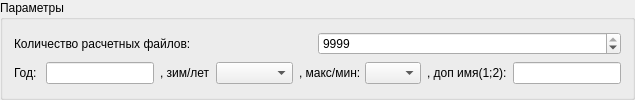
           <widget class="QGroupBox" name="GB_sel_file">
            <property name="minimumSize">
             <size>
              <width>0</width>
              <height>90</height>
             </size>
            </property>
            <property name="title">
             <string>Параметры</string>
            </property>
            <layout class="QVBoxLayout" name="verticalLayout_10">
             <item>
              <layout class="QHBoxLayout" name="horizontalLayout_23">
               <property name="spacing">
                <number>0</number>
               </property>
               <property name="sizeConstraint">
                <enum>QLayout::SetMinimumSize</enum>
               </property>
               <item>
                <widget class="QLabel" name="label_27">
                 <property name="text">
                  <string>Количество расчетных файлов:</string>
                 </property>
                </widget>
               </item>
               <item>
                <widget class="QSpinBox" name="D_count_file">
                 <property name="minimumSize">
                  <size>
                   <width>0</width>
                   <height>22</height>
                  </size>
                 </property>
                 <property name="maximum">
                  <number>9999</number>
                 </property>
                 <property name="value">
                  <number>9999</number>
                 </property>
                </widget>
               </item>
              </layout>
             </item>
             <item>
              <layout class="QHBoxLayout" name="horizontalLayout_5">
               <item>
                <widget class="QLabel" name="label_3">
                 <property name="minimumSize">
                  <size>
                   <width>26</width>
                   <height>22</height>
                  </size>
                 </property>
                 <property name="maximumSize">
                  <size>
                   <width>30</width>
                   <height>22</height>
                  </size>
                 </property>
                 <property name="text">
                  <string>Год:</string>
                 </property>
                </widget>
               </item>
               <item>
                <widget class="QLineEdit" name="condition_file_years">
                 <property name="minimumSize">
                  <size>
                   <width>0</width>
                   <height>22</height>
                  </size>
                 </property>
                 <property name="text">
                  <string/>
                 </property>
                </widget>
               </item>
               <item>
                <widget class="QLabel" name="label_4">
                 <property name="minimumSize">
                  <size>
                   <width>50</width>
                   <height>22</height>
                  </size>
                 </property>
                 <property name="maximumSize">
                  <size>
                   <width>30</width>
                   <height>22</height>
                  </size>
                 </property>
                 <property name="text">
                  <string>, зим/лет:</string>
                 </property>
                </widget>
               </item>
               <item>
                <widget class="QComboBox" name="condition_file_season">
                 <property name="minimumSize">
                  <size>
                   <width>0</width>
                   <height>22</height>
                  </size>
                 </property>
                 <item>
                  <property name="text">
                   <string/>
                  </property>
                 </item>
                 <item>
                  <property name="text">
                   <string>зим</string>
                  </property>
                 </item>
                 <item>
                  <property name="text">
                   <string>лет</string>
                  </property>
                 </item>
                 <item>
                  <property name="text">
                   <string>паводок</string>
                  </property>
                 </item>
                </widget>
               </item>
               <item>
                <widget class="QLabel" name="label_5">
                 <property name="minimumSize">
                  <size>
                   <width>60</width>
                   <height>22</height>
                  </size>
                 </property>
                 <property name="maximumSize">
                  <size>
                   <width>30</width>
                   <height>22</height>
                  </size>
                 </property>
                 <property name="text">
                  <string>, макс/мин:</string>
                 </property>
                </widget>
               </item>
               <item>
                <widget class="QComboBox" name="condition_file_max_min">
                 <property name="minimumSize">
                  <size>
                   <width>0</width>
                   <height>22</height>
                  </size>
                 </property>
                 <item>
                  <property name="text">
                   <string/>
                  </property>
                 </item>
                 <item>
                  <property name="text">
                   <string>макс</string>
                  </property>
                 </item>
                 <item>
                  <property name="text">
                   <string>мин</string>
                  </property>
                 </item>
                </widget>
               </item>
               <item>
                <widget class="QLabel" name="label_6">
                 <property name="minimumSize">
                  <size>
                   <width>60</width>
                   <height>22</height>
                  </size>
                 </property>
                 <property name="maximumSize">
                  <size>
                   <width>90</width>
                   <height>22</height>
                  </size>
                 </property>
                 <property name="text">
                  <string>, доп имя(1;2):</string>
                 </property>
                </widget>
               </item>
               <item>
                <widget class="QLineEdit" name="condition_file_add_name">
                 <property name="minimumSize">
                  <size>
                   <width>0</width>
                   <height>22</height>
                  </size>
                 </property>
                 <property name="text">
                  <string/>
                 </property>
                </widget>
               </item>
              </layout>
             </item>
            </layout>
           </widget>
